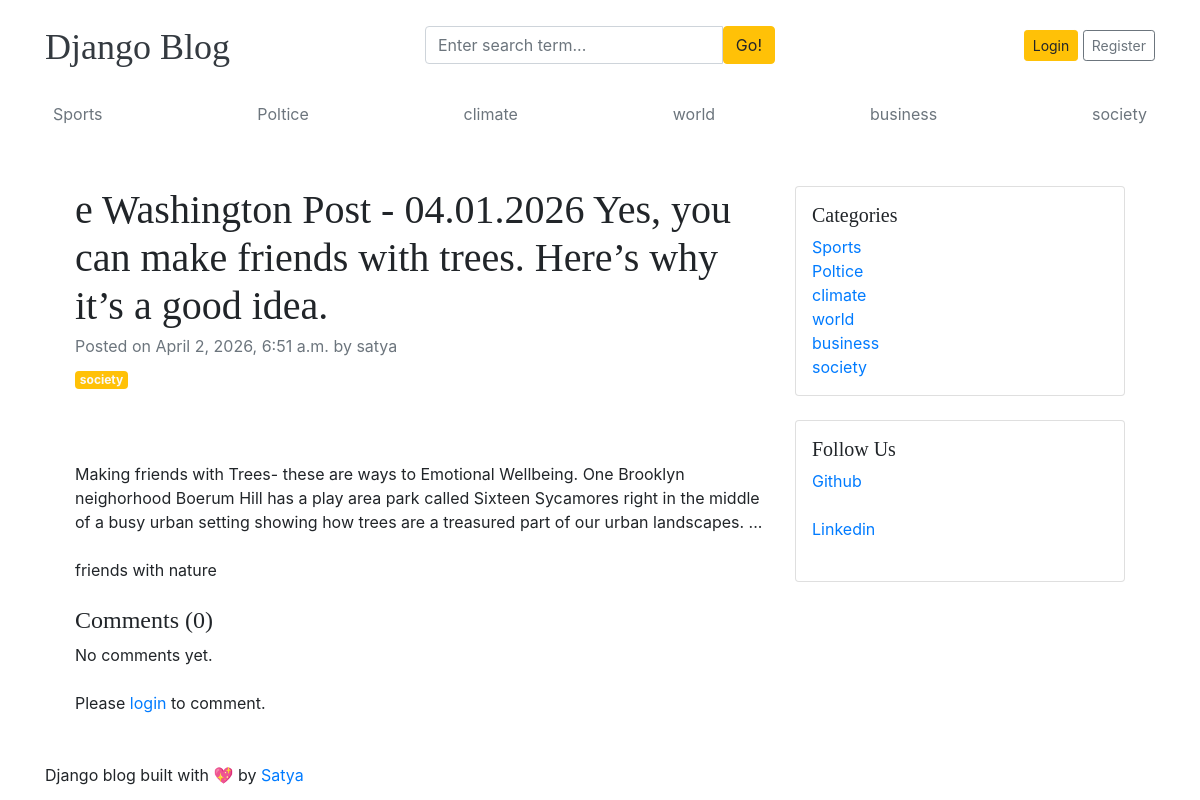
The page /blogs/e-washington-post-04012026-yes-you-can-make-friends-with-trees-heres-why-its-a-good-idea/ on the database as committed earlier.
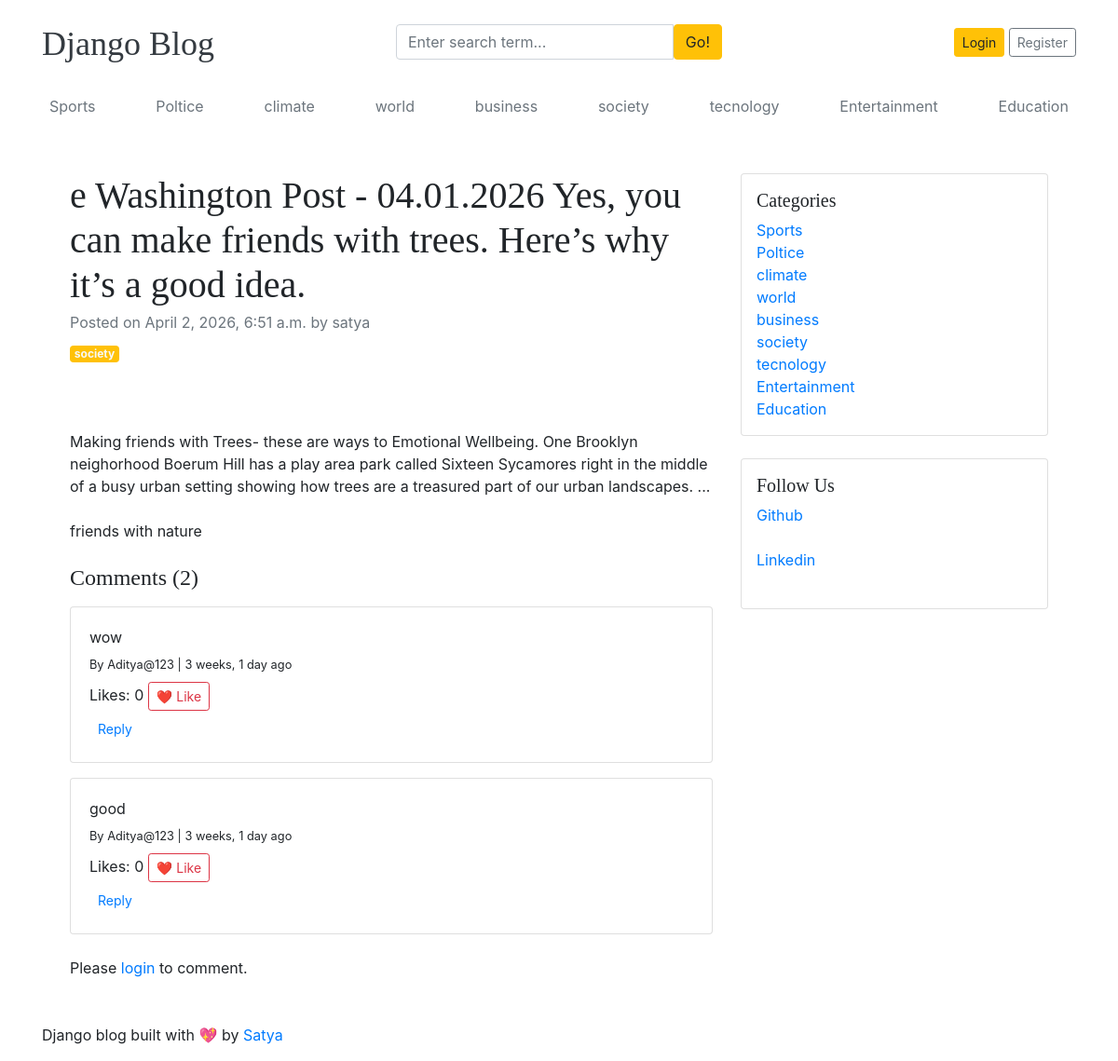
The same page on the database as committed later.
### blogs/models.py (models this page shows, shortened)
class Category(models.Model):
    category_name = models.CharField(max_length=50, unique=True)
    created_at = models.DateTimeField(auto_now_add=True)
    updated_at = models.DateTimeField(auto_now=True)
    class Meta:
        verbose_name_plural = 'categories'

class Comment(models.Model):
    user = models.ForeignKey(User, on_delete=models.CASCADE)
    blog = models.ForeignKey(Blog, on_delete=models.CASCADE)
    comment = models.TextField(max_length=250)
    parent = models.ForeignKey(
        'self',
        null=True,
        blank=True,
        on_delete=models.CASCADE,
        related_name='replies'
    )
    likes = models.ManyToManyField(
        User,
        related_name='comment_likes',
        blank=True
    )
    created_at = models.DateTimeField(auto_now_add=True)
    updated_at = models.DateTimeField(auto_now=True)
    def total_likes(self):
        return self.likes.count()

### assignment/models.py (models this page shows, shortened)
class SocialLink(models.Model):
    platform =models.CharField( max_length=25)
    link= models.URLField( max_length=100)
    created_at= models.DateTimeField( auto_now_add=True)
    updated_at= models.DateTimeField( auto_now=True)

### blogs/views.py (the view, shortened to what this page needs)
# urls.py: path('blogs/<slug:slug>/', Blogsview.blogs, name='blogs'),
def blogs(request, slug):
    single_blog = get_object_or_404(Blog, slug=slug, status='published')
    comments = Comment.objects.filter(
    blog=single_blog,
    parent=None
).prefetch_related('replies', 'user')
    comment_count = Comment.objects.filter(blog=single_blog).count()
    return render(request, 'blogs.html', {
        'single_blog': single_blog,
        'comments': comments,
        'comment_count': comment_count
    })

### blogs/context_processors.py (called while the page is built)
def get_categories(request):
    categories = Category.objects.all()
    return dict(categories=categories)

def get_social_links(request):
    social_links = SocialLink.objects.all()
    return dict(social_links=social_links)

### templates/blogs.html (shortened to what the changed rows need)
{% extends 'base.html' %}
{% block content %}
<div class="container mt-5">
    <div class="row">
        <div class="col-lg-8">
            <article>
                <header class="mb-4">
                    <h1 class="fw-bolder mb-1">{{ single_blog.title }}</h1>
                </header>
                <section class="mb-5">
                    <p class="fs-5 mb-4">{{ single_blog.short_description }}</p>
                    <p class="fs-5 mb-4">{{ single_blog.blog_body }}</p>
                    <h4>Comments ({{ comment_count }})</h4>
                    {% if comments %}
                        {% for comment in comments %}
                        <div class="card mt-3">
                            <div class="card-body">
                                <p class="mb-1">
                                    {{ comment.comment }}
                                </p>
                                <small>
                                    By {{ comment.user }} |
                                    {{ comment.created_at|timesince }} ago
                                </small>
                                <div class="mt-2">
                                    Likes:
                                    <span id="like-count-{{ comment.id }}">
                                        {{ comment.total_likes }}
                                    </span>
                                    <button class="btn btn-sm btn-outline-danger ms-2"
                                            onclick="likeComment({{ comment.id }})">
                                        ❤️ Like
                                    </button>
                                </div>
                                <button class="btn btn-sm btn-link mt-1"
                                        onclick="setReply({{ comment.id }})">
                                    Reply
                                </button>
                            </div>
                        </div>
                        {% endfor %}
                    {% else %}
                        <p>No comments yet.</p>
                    {% endif %}
                    <div class="mt-4">
                        {% if user.is_authenticated %}
                        <form method="POST">
                            {% csrf_token %}
                            <textarea name="comment"
                                      class="form-control"
                                      placeholder="Write your comment..."
                                      required></textarea>
                            <input type="hidden" name="parent_id" id="parent_id" value="">
                            <button type="submit" class="btn btn-primary mt-2">
                                Submit
                            </button>
                        </form>
                        {% else %}
                            <p>
                            </p>
                        {% endif %}
                    </div>
                </section>
            </article>
        </div>
        <div class="col-lg-4">
            <div class="card mb-4 p-3">
                <ul class="list-unstyled mb-0">
                    {% for cat in categories %}
                        <li>
                            <a href="{% url 'posts_by_category' cat.id %}">
                                {{ cat.category_name }}
                            </a>
                        </li>
                    {% endfor %}
                </ul>
            </div>
            {% if social_links %}
            <div class="card mb-4 p-3">
                <h5>Follow Us</h5>
                {% for i in social_links %}
                    <a href="{{ i.link }}" target="_blank">
                        {{ i.platform }}
                    </a><br>
                {% endfor %}
            </div>
            {% endif %}
        </div>
    </div>
</div>
{% endblock %}

### templates/base.html (shortened to what this page needs)
{% load static %}
<!DOCTYPE html>
<html lang="en">
<head>
    <link href="https://getbootstrap.com/docs/4.0/dist/css/bootstrap.min.css" rel="stylesheet">
    <link href="{% static 'css/blog.css' %}" rel="stylesheet">
    <link rel="stylesheet" href="https://cdnjs.cloudflare.com/ajax/libs/font-awesome/4.7.0/css/font-awesome.min.css">
  </head>
<body>
    <div class="container">
      <header class="blog-header py-3">
        <div class="row flex-nowrap justify-content-between align-items-center">
          <div class="col-4 pt-1">
            <a class="blog-header-logo text-dark" href="/">Django Blog</a>
          </div>
          <div class="col-4">
            <form action="{% url 'search' %}" method="GET">
              <div class="input-group">
                <input class="form-control" type="text" name="keyword" value="{{ keyword }}" placeholder="Enter search term..." aria-label="Enter search term..." aria-describedby="button-search" />
                <button type="submit" class="btn btn-warning" id="button-search" type="button">Go!</button>
            </div>
            </form>
          </div>
          <div class="col-4 d-flex justify-content-end align-items-center">
            {% if not user.is_authenticated %}
            <a class="btn btn-sm btn-warning" href="{% url 'login' %}">Login</a> &nbsp;
            <a class="btn btn-sm btn-outline-secondary" href="{% url 'register' %}">Register</a>
            {% else %}
            <span><a href="{% url 'dashboard' %}">Dashboard</a></span>
            &emsp;
            <span><a href="{% url 'logout' %}">Logout</a></span>
            {% endif %}
          </div>
        </div>
      </header>
      <div class="nav-scroller py-1 mb-2">
        <nav class="nav d-flex justify-content-between">
          {% for cat in categories %}
          <a class="p-2 text-muted" href="{% url 'posts_by_category' cat.id %}">{{ cat.category_name }}</a>
          {% endfor %}
        </nav>
      </div>
<div class="container mt-3">
    {% block content %}
    {% endblock %}
</div>
<footer class="blog-footer">
    <p>Django blog built with 💖 by <a href="#">Satya</a></p>
  </footer>
  </body>
  </html>

Rows that differ between the two databases and show on the page:
added Category: category_name "tecnology"
added Category: category_name "Entertainment"
added Category: category_name "Education"
added Comment: comment "wow", user "Aditya@123", created_at "3 weeks, 1 day", total_likes "0"
added Comment: comment "good", user "Aditya@123", created_at "3 weeks, 1 day", total_likes "0"
Other text that changed with them:
{{ comment_count }}: "0" → "2"
text no longer shown: "No comments yet."
